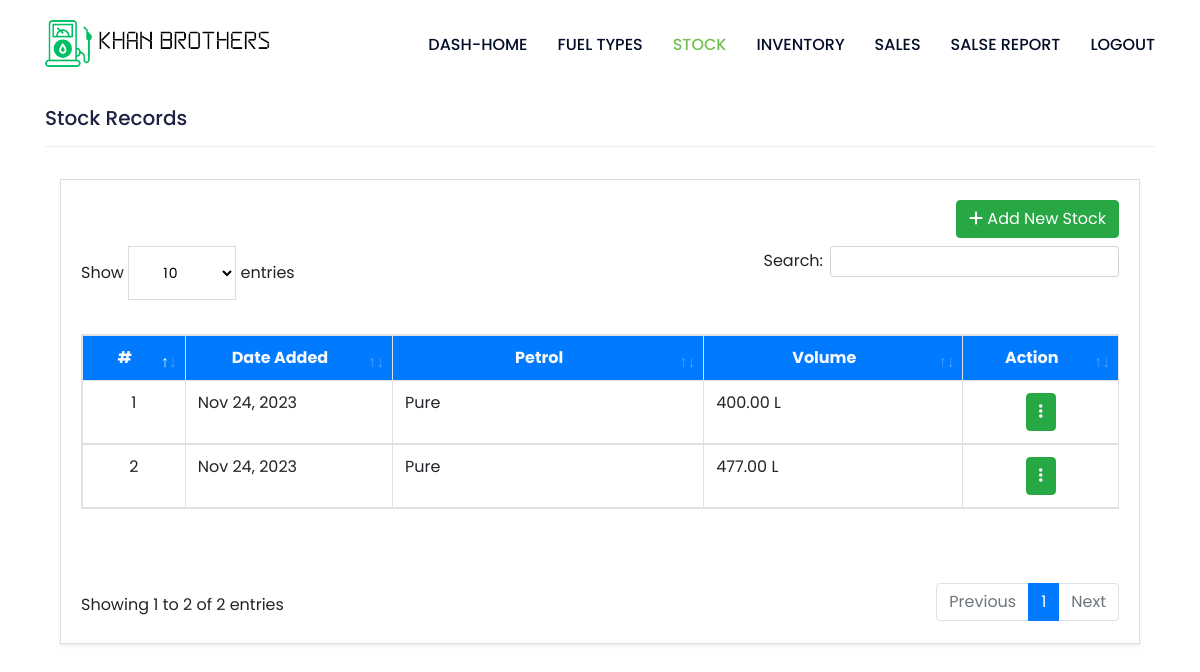
Page /kb-dash/stocks/ (signed in) on the earlier database version.
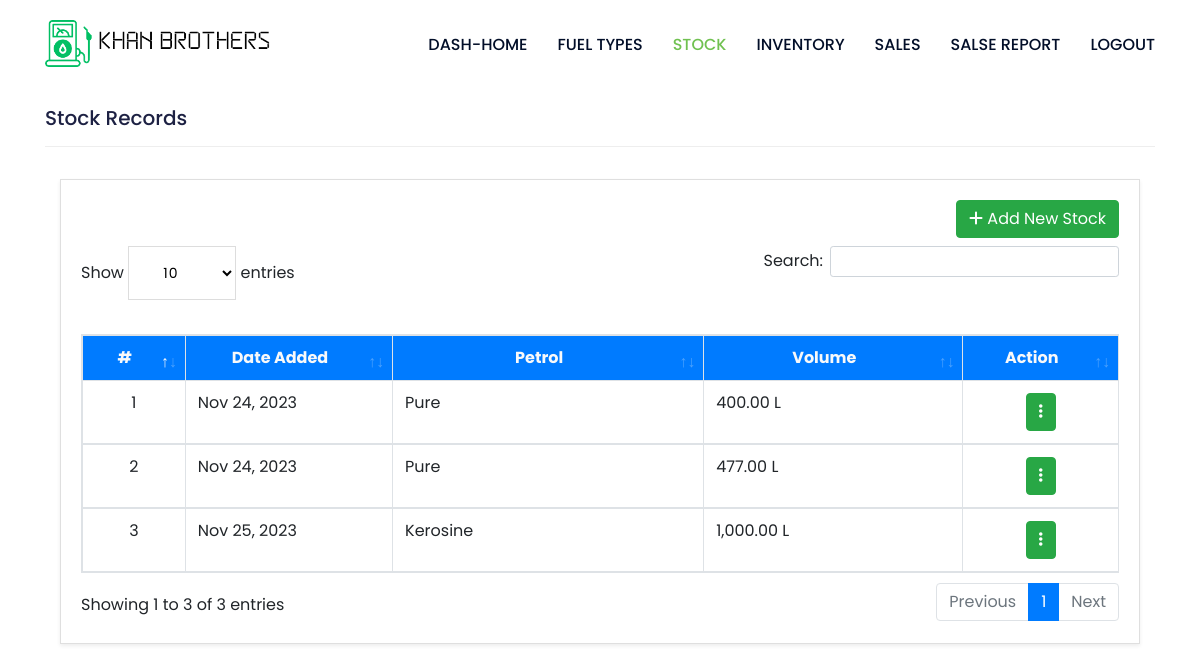
Same page on the later database version.
### management/models.py (models this page shows, shortened)
class Stock(models.Model):
    fuel = models.ForeignKey(Fuel, on_delete=models.CASCADE, related_name='stocks')
    volume = models.FloatField(max_length=(15,2), default=0)
    date = models.DateField(null=True, blank=True)
    date_created = models.DateTimeField(auto_now = True)
    class Meta:
        verbose_name_plural = "Stock-In Records"

class Fuel(models.Model):
    name = models.CharField(max_length=100)
    description = models.TextField()
    status = models.CharField(max_length=2, choices=(('1', 'Active'), ('0', 'Inactive')), default=1)
    price = models.FloatField(max_length=(15, 2), default=0)
    date_created = models.DateTimeField(auto_now=True)
    class Meta:
        verbose_name_plural = "Fuel type list"
    def __str__(self):
        return str(f"{self.name}")

### management/views.py (the view)
# urls.py: path('stocks/', views.stock_list_view, name='stock_list'),
@login_required
def stock_list_view(request):
  stocks = Stock.objects.all()
  return render(request, 'management/stock_list.html', {'stocks': stocks})

### kb_config/templates/management/stock_list.html (shortened to what this page needs)
{% extends "management_base.html" %}
{% load humanize %}
{% block content %}
<h3 class="fw-bolder">Stock Records</h3>
<hr>
<section class="py-3">
  <div class="container">
    <div class="card rounded-0 shadow-sm blur">
      <div class="card-body">
        <div class="container-fluid">
          <div class="text-end mb-2" style="text-align: right">
            <button type="button" class="btn btn-success" id="add-new">
              <i class="fa fa-plus"></i> Add New Stock
            </button>
          </div>
          <table class="table table-stripped table-bordered" id="stock-table">
            <colgroup>
              <col width="10%">
              <col width="20%">
              <col width="30%">
              <col width="25%">
              <col width="15%">
            </colgroup>
            <thead>
              <tr class="bg-primary bg-gradient text-light">
                <th class="text-center">#</th>
                <th class="text-center">Date Added</th>
                <th class="text-center">Petrol</th>
                <th class="text-center">Volume</th>
                <th class="text-center">Action</th>
              </tr>
            </thead>
            <tbody>
              {% for stock in stocks %}
              <tr>
                <td class="text-center">{{forloop.counter}}</td>
                <td class="">{{ stock.date|date:"M d, Y" }}</td>
                <td class="">{{stock.fuel}}</td>
                <td class="text-end">{{ stock.volume|floatformat:2|intcomma }} L</td>
                <td class="text-center">
                  <div class="dropdown">
                    <button class="btn btn-success dropdown-toggle" type="button" data-toggle="dropdown" aria-expanded="false">
                      <i class="fa-solid fa-ellipsis-vertical"></i>
                    </button>
                  </div>
                </td>
              </tr>
              {% endfor %}
            </tbody>
          </table>
        </div>
      </div>
    </div>
  </div>
</section>
</div>
{% endblock content %}

Differences in the rows shown:
added Stock: date "Nov 25, 2023", fuel "Kerosine", volume "1,000.00"
Other differences:
text written by a page script: "Show entries Search: Showing 1 to 2 of 2 entries Previous 1 Next" → "Show entries Search: Showing 1 to 3 of 3 entries Previous 1 Next"
